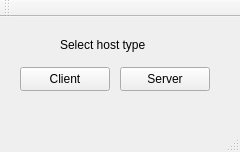
<?xml version="1.0" encoding="UTF-8"?>
<ui version="4.0">
 <class>MainWindow</class>
 <widget class="QMainWindow" name="MainWindow">
  <property name="geometry">
   <rect>
    <x>0</x>
    <y>0</y>
    <width>240</width>
    <height>152</height>
   </rect>
  </property>
  <property name="windowTitle">
   <string>Startup</string>
  </property>
  <widget class="QWidget" name="centralWidget">
   <widget class="QPushButton" name="clientButton">
    <property name="geometry">
     <rect>
      <x>20</x>
      <y>50</y>
      <width>90</width>
      <height>24</height>
     </rect>
    </property>
    <property name="text">
     <string>Client</string>
    </property>
   </widget>
   <widget class="QLabel" name="hostTypeLabel">
    <property name="geometry">
     <rect>
      <x>60</x>
      <y>20</y>
      <width>141</width>
      <height>16</height>
     </rect>
    </property>
    <property name="text">
     <string>Select host type</string>
    </property>
   </widget>
   <widget class="QPushButton" name="serverButton">
    <property name="geometry">
     <rect>
      <x>120</x>
      <y>50</y>
      <width>90</width>
      <height>24</height>
     </rect>
    </property>
    <property name="text">
     <string>Server</string>
    </property>
   </widget>
  </widget>
  <widget class="QMenuBar" name="menuBar">
   <property name="geometry">
    <rect>
     <x>0</x>
     <y>0</y>
     <width>240</width>
     <height>26</height>
    </rect>
   </property>
  </widget>
  <widget class="QToolBar" name="mainToolBar">
   <attribute name="toolBarArea">
    <enum>TopToolBarArea</enum>
   </attribute>
   <attribute name="toolBarBreak">
    <bool>false</bool>
   </attribute>
  </widget>
  <widget class="QStatusBar" name="statusBar"/>
 </widget>
 <layoutdefault spacing="6" margin="11"/>
 <resources/>
 <connections/>
</ui>
